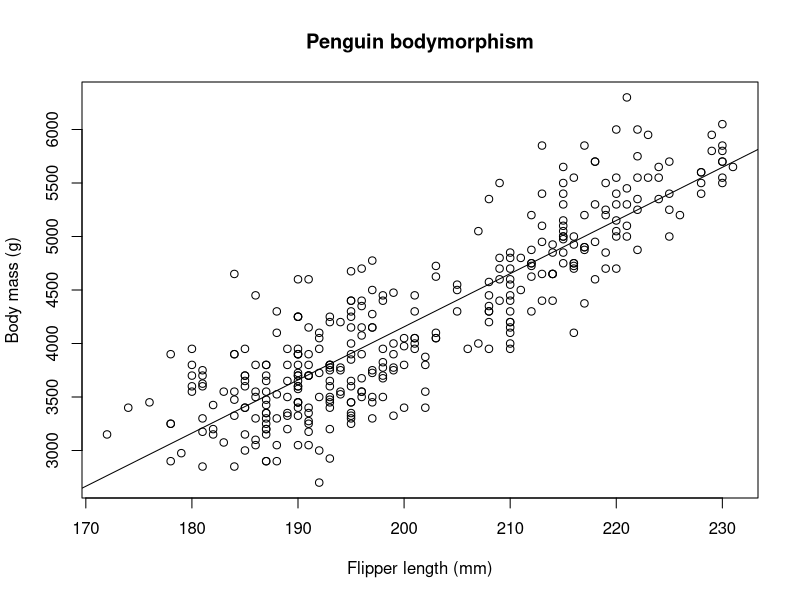
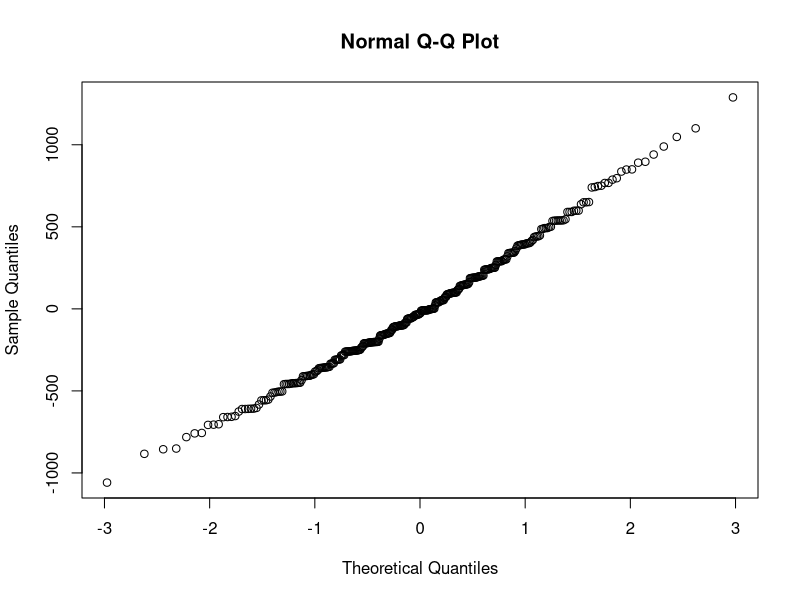
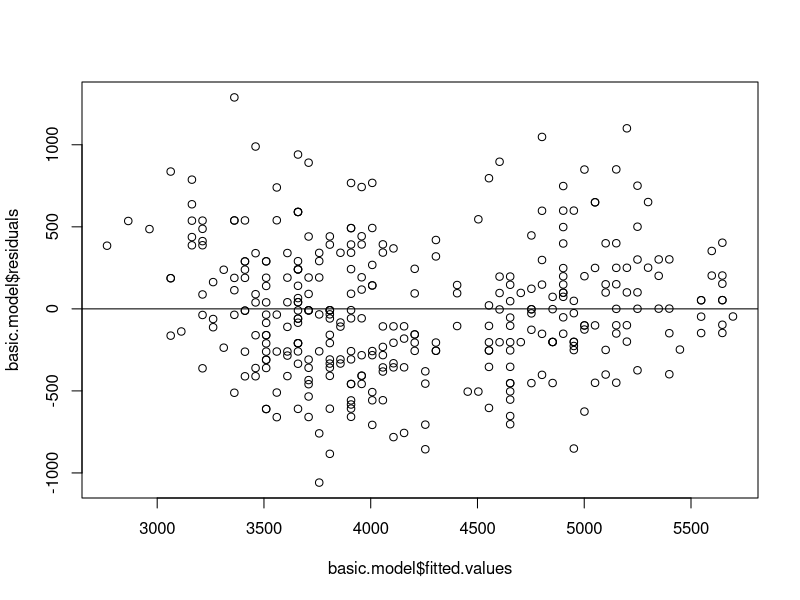
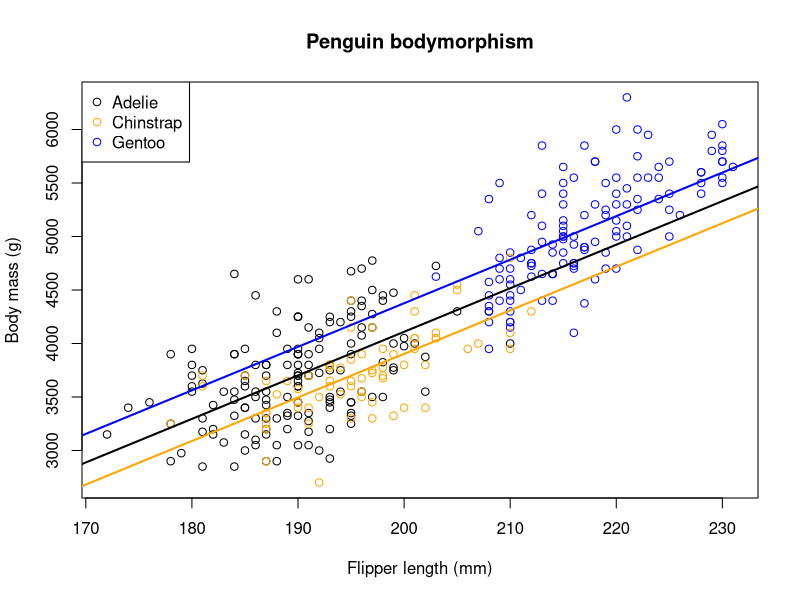
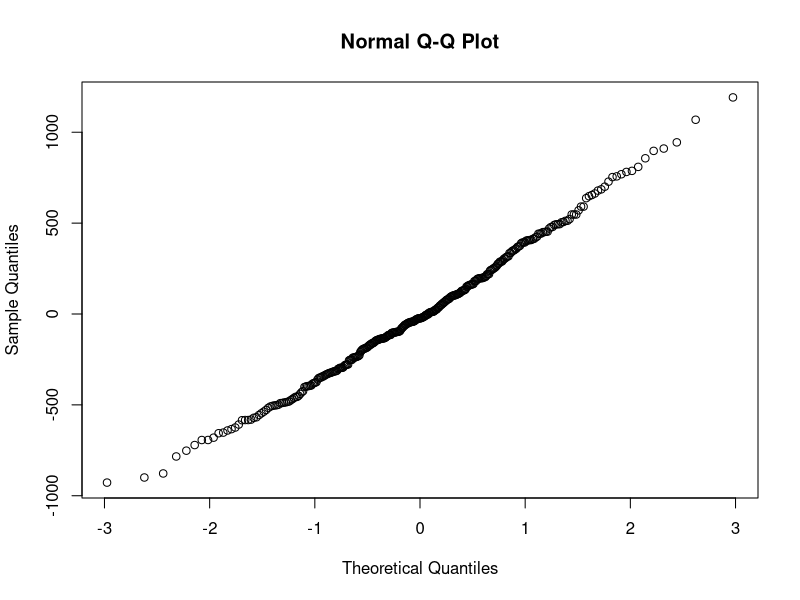
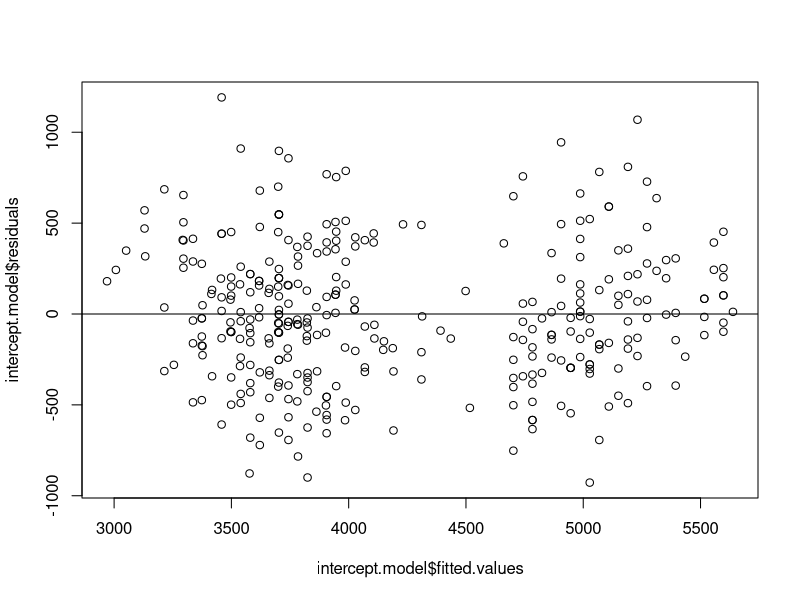
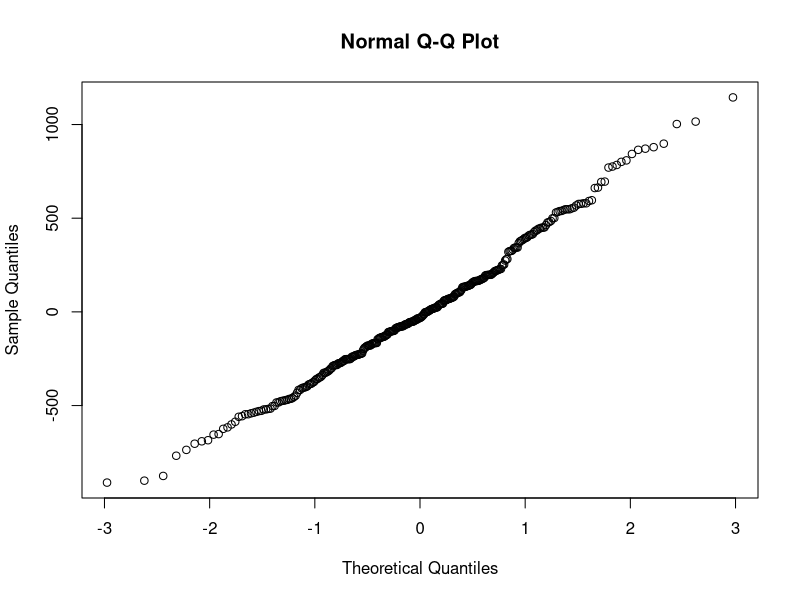
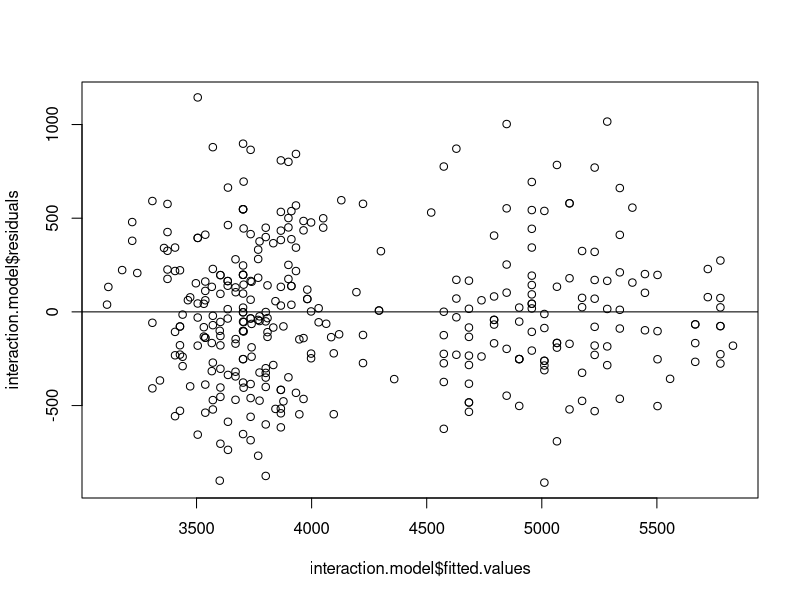

R code for these plots, in order:
#install.packages("palmerpenguins")
library("palmerpenguins")

plot(penguins$flipper_length_mm, penguins$body_mass_g,
     xlab='Flipper length (mm)', ylab='Body mass (g)',
     main='Penguin bodymorphism')

# Let's fit the same basic model to this data
basic.model=lm(body_mass_g~flipper_length_mm, data=penguins)
abline(basic.model)

# Let's check our diagnostics and make sure this is a good fit
qqnorm(basic.model$residuals)
plot(basic.model$fitted.values, basic.model$residuals)
abline(h=0)
# Looks great! Perfect, we're done! 

# Or are we...? 
plot(penguins$flipper_length_mm, penguins$body_mass_g,
     xlab='Flipper length (mm)', ylab='Body mass (g)',
     main='Penguin bodymorphism', 
     col=c('black','orange','blue')[penguins$species])
legend("topleft", legend=levels(penguins$species), 
       col=c('black','orange','blue'), pch=1)

# It looks like there is a relationship between the species
#  and the ratio of flipper length to body mass

# Let's try adding the species to the model and see 
#  how that impacts our ability to predict and accurately
#  represent this data!

# If we add species as a factor with penguins$species
#  it will introduce a new intercept term for each species.
# Note that this only works because "species" is a 'factor'
#  data object rather than a list of strings
# We can convert other data into factors with as.factor(variable)
#  but we shouldn't need that here!

intercept.model=lm(body_mass_g~flipper_length_mm+species, 
                   data=penguins)
summary(intercept.model)
abline(a=intercept.model$coefficients[[1]],
       b=intercept.model$coefficients[[2]],
       col='black', lwd=2)
abline(a=intercept.model$coefficients[[1]]+intercept.model$coefficients[[3]],
       b=intercept.model$coefficients[[2]],
       col='orange', lwd=2)
abline(a=intercept.model$coefficients[[1]]+intercept.model$coefficients[[4]],
       b=intercept.model$coefficients[[2]],
       col='blue', lwd=2)

# Again note that each species has its own intercept, with Adelie
#  penguins represented by the base intercept (and every other
#  represented by that plus their own intercept)

# Let's check our diagnostics and make sure this is a good fit
qqnorm(intercept.model$residuals)
plot(intercept.model$fitted.values, intercept.model$residuals)
abline(h=0)
# Data seems a little more separated but that's okay!


# If we want to give each species its own slope, we
#  can consider an interaction model. By default, interaction
#  terms also add the terms to the equation as non-interaction 
#  terms, so we only need species*flipper, 
#  not species*flipper + flipper + species
# We could remove one of these terms, such as the intercepts
#  with species*flipper-species, but we won't do that here (try yourself!)
interaction.model=lm(body_mass_g~flipper_length_mm*species, 
                   data=penguins)
summary(interaction.model)

# Check the diagnostics;
qqnorm(interaction.model$residuals)
plot(interaction.model$fitted.values, interaction.model$residuals)
abline(h=0)
# Still looks good!

# Let's see how they look!
plot(penguins$flipper_length_mm, penguins$body_mass_g,
     xlab='Flipper length (mm)', ylab='Body mass (g)',
     main='Penguin bodymorphism', 
     col=c('black','orange','blue')[penguins$species])
legend("topleft", legend=levels(penguins$species), 
       col=c('black','orange','blue'), pch=1)

# It can be a bit involved to draw the different lines here, 
#  but we will use the predict() function to try and fit them
# We need to create proper 'levels' to describe the species
species=levels(penguins$species)
print(species)
x=165:235
y_adelie=predict(interaction.model, 
                 newdata=data.frame(flipper_length_mm=x, 
                                    species=rep(species[1],length(x))))
y_chinstrap=predict(interaction.model, 
                 newdata=data.frame(flipper_length_mm=x, 
                                    species=rep(species[2],length(x))))
y_gentoo=predict(interaction.model, 
                 newdata=data.frame(flipper_length_mm=x, 
                                    species=rep(species[3],length(x))))

lines(x, y_adelie, col='black', lwd=2)
lines(x, y_chinstrap, col='orange', lwd=2)
lines(x, y_gentoo, col='blue', lwd=2)

# The black and orange lines don't look all that different,
#  which comports with our p-values for the model!
summary(interaction.model)
